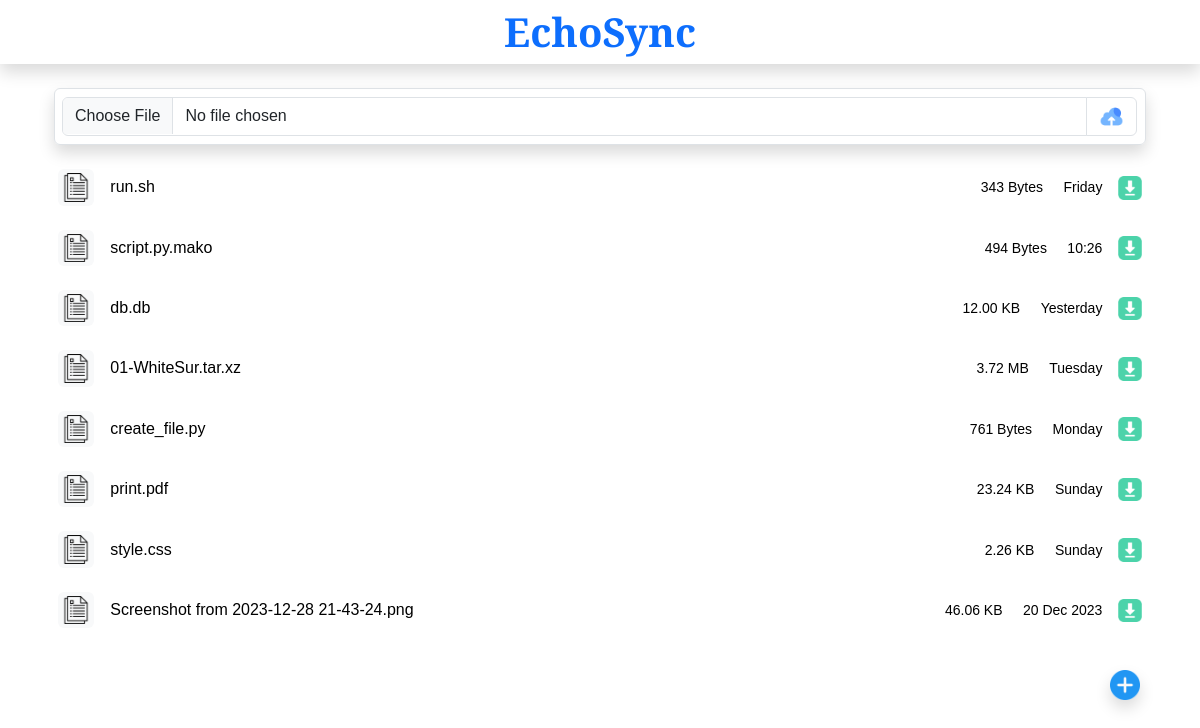
The page / on the database its author committed.
### app/models.py (models this page shows, shortened)
class FilesDB(db.Model):
    id = db.Column(db.Integer, primary_key=True)
    file_name = db.Column(db.String(100), nullable=False)
    upload_time = db.Column(db.String(30), nullable=False)
    file_size = db.Column(db.String(30), nullable=False)
    file_type = db.Column(db.String(40), nullable=False)
    file_key = db.Column(db.String(30), nullable=False, unique=True)
    file_icon = db.Column(db.String())

### app/views/views.py (the view)
    def home_page(self):
        file_upload_form = FileUploadForm()
        custom_file = CustomFile()
        files = FilesDB.query.order_by(FilesDB.upload_time.desc()).limit(20).all()
        return render_template(
            "index.html",
            form=file_upload_form,
            custom_file=custom_file,
            files=files,
            compare_time=compare_time,
        )

### app/forms.py
class FileUploadForm(FlaskForm):
    file_input = FileField('File', validators=[FileRequired(), FileSize(max_size=100 * 1024 * 1024, message='File size must be less than 10MB')])

class CustomFile(FlaskForm):
    custom_filename =  StringField('File name', validators=[DataRequired(Length(max=20, min=8))])
    custom_file_content = TextAreaField("File content", validators=[DataRequired(Length(max=5000, min=10))])

### app/config.py (called while the page is built)
def compare_time(date_string):
    try:
        current_date = datetime.now()
        specific_datetime = datetime.strptime(date_string, "%Y-%m-%d %H:%M")
        time_difference = current_date - specific_datetime
        if time_difference.days == 0:
            return specific_datetime.strftime("%H:%M")
        elif time_difference.days == 1:
            return "Yesterday"
        elif time_difference.days <= 7:
            return specific_datetime.strftime("%A")
        else:
            return specific_datetime.strftime("%d %b %Y")
    except ValueError:
        return "Invalid Date"

### app/views/views.py (called while the page is built)
    @app.template_global()
    def formate_datetime(date):
        return compare_time(str(date))

### app/templates/index.html (shortened to what this page needs)
{% extends 'base.html' %} {% set title = 'Home' %}  {% block content %}
<div class="container-fluid py-4">
  <div class="container-md">
    <div class="container-md mx-auto">
      <form
        action="{{url_for('app.upload_files_page')}}"
        method="post"
        enctype="multipart/form-data"
        class="input-group p-2 rounded shadow border"
      >
        {{form.csrf_token()}} {{form.file_input(class='form-control border
        rounded-start',required='true')}}
        <button class="btn btn-black border" type="submit">
          <img
            src="{{url_for('static',filename='./assets/icons/upload.png')}}"
            class="img-fluid"
            style="width: 25px"
            alt=""
          />
        </button>
      </form>
    </div>
    <div class="mt-3 mb-4 mx-auto">
      <div class="data-set">
        {% for file in files %}
        <div
          class="d-flex justify-content-between align-items-center px-3 py-2 my-2 rounded"
          title="{{file.file_type}}"
        >
          <div class="bg-light rounded p-1">
            <img
              src="{{url_for('static',filename='./assets/icons/'+file.file_icon)}}"
              class="img-fluid file-icon"
              alt=""
            />
          </div>
          <div class="inner__container d-flex justify-content-between w-100">
            <div class="left__bar d-flex align-items-center mx-3">
              <a
                href="{{url_for('static',filename='./database/'+file.file_name)}}"
                class="text-decoration-none file_filename d-block"
                >{{file.file_name}}</a
              >
            </div>
            <div class="right__bar">
              <small class="me-3">{{file.file_size}}</small>
              <small class="me-3">{{formate_datetime(file.upload_time)}}</small>
            </div>
          </div>
          <a
            href="{{url_for('static',filename='./database/'+file.file_name)}}"
            download="{{file.file_name}}"
            class="text-decoration-none"
            title="Download"
          >
            <img
              src="{{url_for('static',filename='./assets/icons/download.png')}}"
              class="img-fluid download-icon"
              alt=""
            />
          </a>
        </div>
        {% endfor %}
      </div>
    </div>
  </div>
</div>
{% endblock content %} {% block script %} {% endblock script %}

### app/templates/base.html (shortened to what this page needs)
<!DOCTYPE html>
<html lang="en">
  <head>
  </head>
  <body>
    {% include 'navbar.html' %} {% block content %} {% endblock content %}
    {% include 'model.html' %}
  </body>
</html>

### app/templates/navbar.html
<nav class="navbar shadow">
  <div class="container-fluid">
    <a
      href=""
      class="text-decoration-none fw-bold display-6 mx-auto navbar-logo"
      >EchoSync</a
    >
  </div>
</nav>

### app/templates/model.html (shortened to what this page needs)
<div class="open__file__editor__btn shadow rounded-circle" title="Open File Editor">
  <img src="{{url_for('static', filename='./assets/icons/plus.png')}}" alt="open model" />
</div>

### app/static/css/style.css (style rules this page uses)
.navbar-logo { font-family: "Playfair Display", serif; }
html { scroll-behavior: smooth; }
body { font-family: "Franklin Gothic Medium", "Arial Narrow", Arial, sans-serif; position: relative; height: 100vh; }
form img { width: 70px; }
.data-set .file-icon { width: 30px; filter: contrast(90%); }
.data-set .download-icon { width: 25px; }
.open__file__editor__btn { position: fixed; bottom: 100px; right: 60px; }
.open__file__editor__btn img, .close__file__editor__btn img { width: 30px; cursor: pointer; }
@media (prefers-color-scheme: light) { body { background-color: white; color: black; } }
@media (prefers-color-scheme: light) { .file_filename { color: black; } }

### rows shown on the page
FilesDB: file_icon (picture), file_name "run.sh", file_size "343 Bytes", upload_time "Friday"
FilesDB: file_icon (picture), file_name "script.py.mako", file_size "494 Bytes", upload_time "10:26"
FilesDB: file_icon (picture), file_name "db.db", file_size "12.00 KB", upload_time "Yesterday"
FilesDB: file_icon (picture), file_name "01-WhiteSur.tar.xz", file_size "3.72 MB", upload_time "Tuesday"
FilesDB: file_icon (picture), file_name "create_file.py", file_size "761 Bytes", upload_time "Monday"
FilesDB: file_icon (picture), file_name "print.pdf", file_size "23.24 KB", upload_time "Sunday"
FilesDB: file_icon (picture), file_name "style.css", file_size "2.26 KB", upload_time "Sunday"
FilesDB: file_icon (picture), file_name "Screenshot from 2023-12-28 21-43-24.png", file_size "46.06 KB", upload_time "20 Dec 2023"
